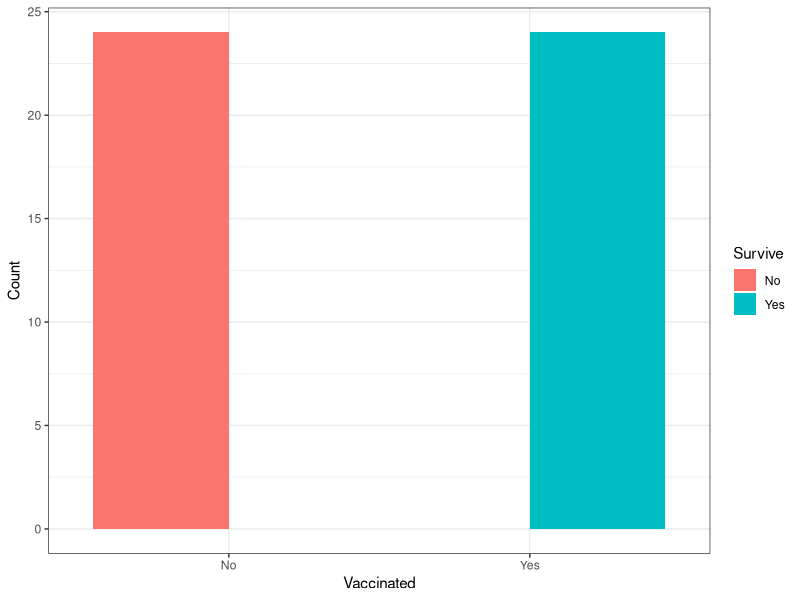
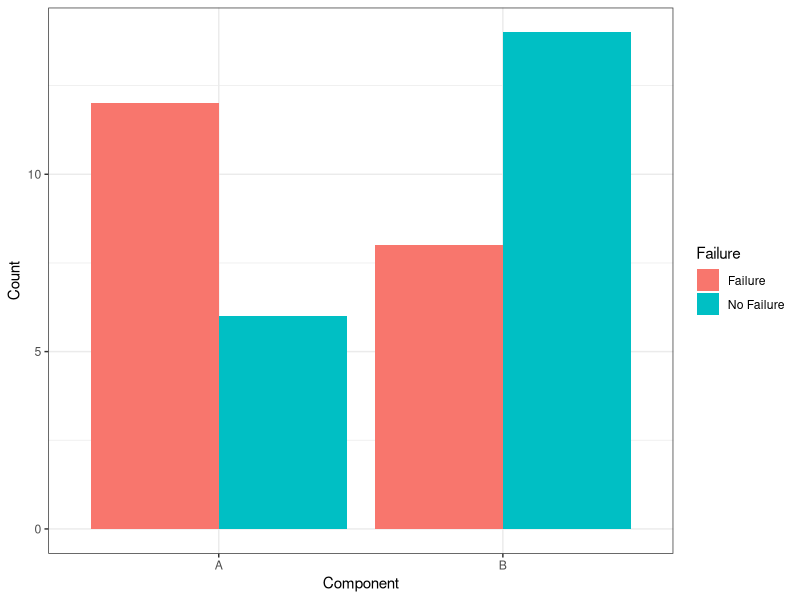

Generate these figures, in order, with R:
## ---- chunk 1
#| class-output: outputcode
#| eval: true
#| include: false
library(tidyverse)
## ---- chunk 2
#| eval: true
#| echo: false
#| class-output: outputcode
df <- tribble(
    ~Vaccinated, ~Survive, ~Count,
    "Yes", "Yes", 24,
    "Yes", "No", 0,
    "No", "Yes", 0,
    "No", "No", 24
)

ggplot(df, aes(x = Vaccinated, y = Count)) +
    geom_col(aes(fill = Survive), position = 'dodge') + 
    scale_y_continuous(name = "Count") +
    theme_bw()
## ---- chunk 3
#| eval: true
#| echo: false
#| class-output: outputcode
df <- tribble(
    ~Component, ~Failure, ~Count,
    "A", "Failure", 12,
    "A", "No Failure", 6,
    "B", "Failure", 8,
    "B", "No Failure", 14,
)

ggplot(df, aes(x = Component, y = Count)) +
    geom_col(aes(fill = Failure), position = 'dodge') + 
    scale_y_continuous(name = 'Count') +
    theme_bw()

